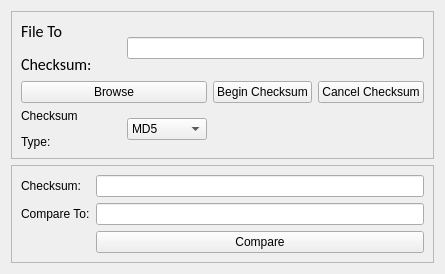
      <widget class="QWidget" name="tab01">
       <property name="sizePolicy">
        <sizepolicy hsizetype="MinimumExpanding" vsizetype="MinimumExpanding">
         <horstretch>0</horstretch>
         <verstretch>0</verstretch>
        </sizepolicy>
       </property>
       <attribute name="title">
        <string>File Checksum</string>
       </attribute>
       <layout class="QGridLayout" name="gridLayout_2">
        <item row="0" column="0">
         <widget class="QFrame" name="frame01_01">
          <property name="sizePolicy">
           <sizepolicy hsizetype="MinimumExpanding" vsizetype="MinimumExpanding">
            <horstretch>0</horstretch>
            <verstretch>0</verstretch>
           </sizepolicy>
          </property>
          <property name="frameShape">
           <enum>QFrame::StyledPanel</enum>
          </property>
          <property name="frameShadow">
           <enum>QFrame::Raised</enum>
          </property>
          <layout class="QGridLayout" name="gridLayout_3">
           <item row="1" column="2">
            <widget class="QPushButton" name="pushButton_beginChecksum01">
             <property name="sizePolicy">
              <sizepolicy hsizetype="Preferred" vsizetype="Fixed">
               <horstretch>0</horstretch>
               <verstretch>0</verstretch>
              </sizepolicy>
             </property>
             <property name="text">
              <string>Begin Checksum</string>
             </property>
            </widget>
           </item>
           <item row="3" column="0">
            <widget class="QLabel" name="label_hashType01">
             <property name="sizePolicy">
              <sizepolicy hsizetype="Fixed" vsizetype="Preferred">
               <horstretch>0</horstretch>
               <verstretch>0</verstretch>
              </sizepolicy>
             </property>
             <property name="text">
              <string>&lt;html&gt;&lt;head/&gt;&lt;body&gt;&lt;p&gt;Checksum&lt;/p&gt;&lt;p&gt;Type:&lt;/p&gt;&lt;/body&gt;&lt;/html&gt;</string>
             </property>
            </widget>
           </item>
           <item row="0" column="0">
            <widget class="QLabel" name="label_selectFile01">
             <property name="sizePolicy">
              <sizepolicy hsizetype="Fixed" vsizetype="Preferred">
               <horstretch>0</horstretch>
               <verstretch>0</verstretch>
              </sizepolicy>
             </property>
             <property name="minimumSize">
              <size>
               <width>100</width>
               <height>10</height>
              </size>
             </property>
             <property name="baseSize">
              <size>
               <width>100</width>
               <height>10</height>
              </size>
             </property>
             <property name="font">
              <font>
               <family>Calibri</family>
               <pointsize>12</pointsize>
              </font>
             </property>
             <property name="text">
              <string>&lt;html&gt;&lt;head/&gt;&lt;body&gt;&lt;p&gt;File To &lt;/p&gt;&lt;p&gt;Checksum:  &lt;/p&gt;&lt;/body&gt;&lt;/html&gt;</string>
             </property>
             <property name="textFormat">
              <enum>Qt::AutoText</enum>
             </property>
             <property name="scaledContents">
              <bool>false</bool>
             </property>
             <property name="wordWrap">
              <bool>false</bool>
             </property>
            </widget>
           </item>
           <item row="3" column="1">
            <widget class="QComboBox" name="comboBox_hashType01">
             <item>
              <property name="text">
               <string>MD5</string>
              </property>
             </item>
             <item>
              <property name="text">
               <string>SHA-1</string>
              </property>
             </item>
             <item>
              <property name="text">
               <string>SHA-256</string>
              </property>
             </item>
             <item>
              <property name="text">
               <string>SHA-512</string>
              </property>
             </item>
            </widget>
           </item>
           <item row="1" column="3">
            <widget class="QPushButton" name="pushButton_cancelChecksum00">
             <property name="sizePolicy">
              <sizepolicy hsizetype="Preferred" vsizetype="Fixed">
               <horstretch>0</horstretch>
               <verstretch>0</verstretch>
              </sizepolicy>
             </property>
             <property name="text">
              <string>Cancel Checksum</string>
             </property>
            </widget>
           </item>
           <item row="0" column="1" colspan="3">
            <widget class="QLineEdit" name="lineEdit_File01">
             <property name="sizePolicy">
              <sizepolicy hsizetype="Preferred" vsizetype="Fixed">
               <horstretch>0</horstretch>
               <verstretch>0</verstretch>
              </sizepolicy>
             </property>
            </widget>
           </item>
           <item row="1" column="0" colspan="2">
            <widget class="QPushButton" name="pushButton_browse01">
             <property name="sizePolicy">
              <sizepolicy hsizetype="Preferred" vsizetype="Fixed">
               <horstretch>0</horstretch>
               <verstretch>0</verstretch>
              </sizepolicy>
             </property>
             <property name="text">
              <string>Browse</string>
             </property>
            </widget>
           </item>
          </layout>
         </widget>
        </item>
        <item row="1" column="0">
         <widget class="QFrame" name="frame01_02">
          <property name="frameShape">
           <enum>QFrame::StyledPanel</enum>
          </property>
          <property name="frameShadow">
           <enum>QFrame::Raised</enum>
          </property>
          <layout class="QGridLayout" name="gridLayout_4">
           <item row="1" column="0">
            <widget class="QLabel" name="label_compValue01">
             <property name="sizePolicy">
              <sizepolicy hsizetype="Fixed" vsizetype="Preferred">
               <horstretch>0</horstretch>
               <verstretch>0</verstretch>
              </sizepolicy>
             </property>
             <property name="text">
              <string>Compare To:</string>
             </property>
            </widget>
           </item>
           <item row="1" column="1">
            <widget class="QLineEdit" name="lineEdit_compValue01"/>
           </item>
           <item row="0" column="1">
            <widget class="QLineEdit" name="lineEdit_calcValue01"/>
           </item>
           <item row="0" column="0">
            <widget class="QLabel" name="label_calcValue01">
             <property name="sizePolicy">
              <sizepolicy hsizetype="Fixed" vsizetype="Preferred">
               <horstretch>0</horstretch>
               <verstretch>0</verstretch>
              </sizepolicy>
             </property>
             <property name="text">
              <string>&lt;html&gt;&lt;head/&gt;&lt;body&gt;&lt;p&gt;Checksum:      &lt;/p&gt;&lt;/body&gt;&lt;/html&gt;</string>
             </property>
            </widget>
           </item>
           <item row="2" column="1">
            <widget class="QPushButton" name="pushButton_Compare01">
             <property name="text">
              <string>Compare</string>
             </property>
            </widget>
           </item>
          </layout>
         </widget>
        </item>
       </layout>
      </widget>
